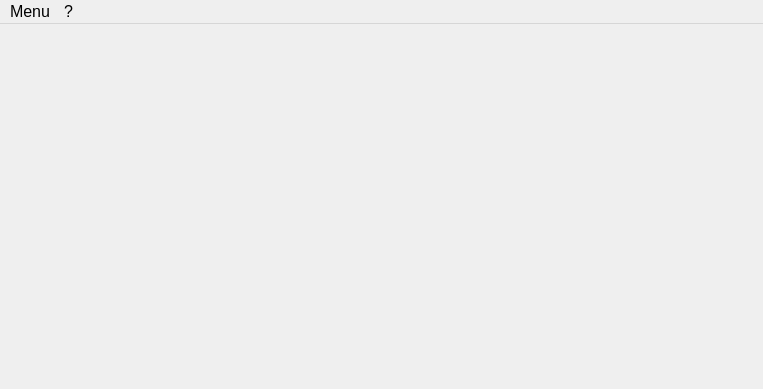
<?xml version="1.0" encoding="UTF-8"?>
<ui version="4.0">
 <class>FaceGMT</class>
 <widget class="QMainWindow" name="FaceGMT">
  <property name="windowModality">
   <enum>Qt::NonModal</enum>
  </property>
  <property name="geometry">
   <rect>
    <x>0</x>
    <y>0</y>
    <width>763</width>
    <height>389</height>
   </rect>
  </property>
  <property name="sizePolicy">
   <sizepolicy hsizetype="Ignored" vsizetype="Ignored">
    <horstretch>0</horstretch>
    <verstretch>0</verstretch>
   </sizepolicy>
  </property>
  <property name="sizeIncrement">
   <size>
    <width>1</width>
    <height>1</height>
   </size>
  </property>
  <property name="font">
   <font>
    <pointsize>12</pointsize>
   </font>
  </property>
  <property name="contextMenuPolicy">
   <enum>Qt::DefaultContextMenu</enum>
  </property>
  <property name="windowTitle">
   <string notr="true">PAF - Plate and Face Recognition</string>
  </property>
  <property name="windowIcon">
   <iconset resource="resources.qrc">
    <normaloff>:/media/media/icon.png</normaloff>:/media/media/icon.png</iconset>
  </property>
  <property name="locale">
   <locale language="Italian" country="Italy"/>
  </property>
  <widget class="QWidget" name="centralwidget"/>
  <widget class="QMenuBar" name="menubar">
   <property name="geometry">
    <rect>
     <x>0</x>
     <y>0</y>
     <width>763</width>
     <height>30</height>
    </rect>
   </property>
   <property name="sizePolicy">
    <sizepolicy hsizetype="Expanding" vsizetype="Expanding">
     <horstretch>0</horstretch>
     <verstretch>0</verstretch>
    </sizepolicy>
   </property>
   <property name="sizeIncrement">
    <size>
     <width>0</width>
     <height>0</height>
    </size>
   </property>
   <property name="defaultUp">
    <bool>false</bool>
   </property>
   <widget class="QMenu" name="menuFile">
    <property name="title">
     <string>Menu</string>
    </property>
    <addaction name="actionHome"/>
    <addaction name="separator"/>
    <addaction name="actionTargetManager"/>
    <addaction name="actionAnalyze"/>
    <addaction name="separator"/>
    <addaction name="actionExit"/>
   </widget>
   <widget class="QMenu" name="menuAiuto">
    <property name="locale">
     <locale language="Italian" country="Italy"/>
    </property>
    <property name="title">
     <string>?</string>
    </property>
    <addaction name="actionAbout"/>
   </widget>
   <addaction name="menuFile"/>
   <addaction name="menuAiuto"/>
  </widget>
  <widget class="QStatusBar" name="statusBar">
   <property name="layoutDirection">
    <enum>Qt::RightToLeft</enum>
   </property>
   <property name="sizeGripEnabled">
    <bool>false</bool>
   </property>
  </widget>
  <action name="actionGestione_flussi_video">
   <property name="text">
    <string>Gestione flussi video...</string>
   </property>
  </action>
  <action name="actionTargetManager">
   <property name="icon">
    <iconset resource="resources.qrc">
     <normaloff>:/media/media/checked.png</normaloff>:/media/media/checked.png</iconset>
   </property>
   <property name="text">
    <string>Target manager</string>
   </property>
  </action>
  <action name="actionEventi">
   <property name="icon">
    <iconset resource="resources.qrc">
     <normaloff>:/media/media/sound-bars.png</normaloff>:/media/media/sound-bars.png</iconset>
   </property>
   <property name="text">
    <string>Registro eventi...</string>
   </property>
  </action>
  <action name="actionAiuto">
   <property name="text">
    <string>Aiuto</string>
   </property>
  </action>
  <action name="actionAbout">
   <property name="icon">
    <iconset resource="resources.qrc">
     <normaloff>:/media/media/question.png</normaloff>:/media/media/question.png</iconset>
   </property>
   <property name="text">
    <string>Aiuto</string>
   </property>
  </action>
  <action name="actionExit">
   <property name="icon">
    <iconset resource="resources.qrc">
     <normaloff>:/media/media/back-1.png</normaloff>:/media/media/back-1.png</iconset>
   </property>
   <property name="text">
    <string>Exit</string>
   </property>
  </action>
  <action name="actionAnalyze">
   <property name="icon">
    <iconset resource="resources.qrc">
     <normaloff>:/media/media/list.png</normaloff>:/media/media/list.png</iconset>
   </property>
   <property name="text">
    <string>Process files...</string>
   </property>
  </action>
  <action name="actionHome">
   <property name="icon">
    <iconset resource="resources.qrc">
     <normaloff>:/media/media/house.png</normaloff>:/media/media/house.png</iconset>
   </property>
   <property name="text">
    <string>Home</string>
   </property>
  </action>
 </widget>
 <resources>
  <include location="resources.qrc"/>
 </resources>
 <connections/>
</ui>
